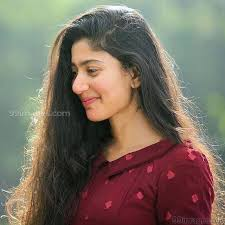
#> input picture photo.jpg, 225 x 225 px, given in place of the camera
$ python OpenCv_P11_web_edge.py
#> lines starting #> are read from the running program, lines starting #| are printed output that depends on the picture
from cv2 import cv2
import numpy as np

def sketch(image):
    img_gray = cv2.cvtColor(image,cv2.COLOR_BGR2GRAY)

    img_gray_blur = cv2.medianBlur(img_gray,5)

    canny_edge = cv2.Canny(img_gray_blur,10,60)

    ret, mask = cv2.threshold(canny_edge,70,255,cv2.THRESH_BINARY)

    return mask


cap = cv2.VideoCapture(0)

while True:
    ret, frame = cap.read()
#> frame is the input picture: shape (225, 225, 3); mean B, G, R 95.5, 107.9, 121.2
    frame1 = cv2.flip(frame , 1)
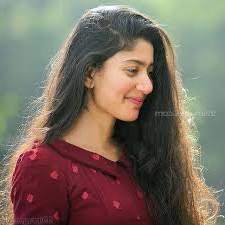
#> frame1: shape (225, 225, 3); mean B, G, R 95.5, 107.9, 121.2
    cv2.imshow('frame',sketch(frame1))
#> in sketch, `img_gray = cv2.cvtColor(image,cv2.COLOR_BGR2GRAY)`:
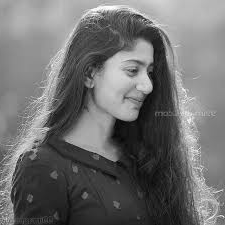
#> img_gray: shape (225, 225); min 4, max 255, mean 110.5
#> in sketch, `img_gray_blur = cv2.medianBlur(img_gray,5)`:
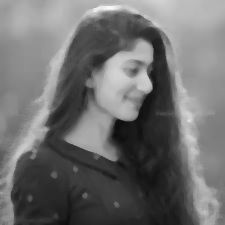
#> img_gray_blur: shape (225, 225); min 13, max 248, mean 110.2
#> in sketch, `canny_edge = cv2.Canny(img_gray_blur,10,60)`:
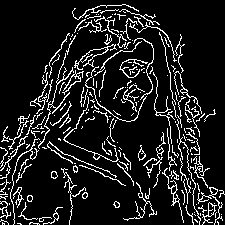
#> canny_edge: shape (225, 225); 11.8% white in thin lines or dots
    if cv2.waitKey(1)==13:
#> (key Esc is pressed here)
        break
cap.release()
#> (the run stopped early here; a loop or call above may not have finished)
